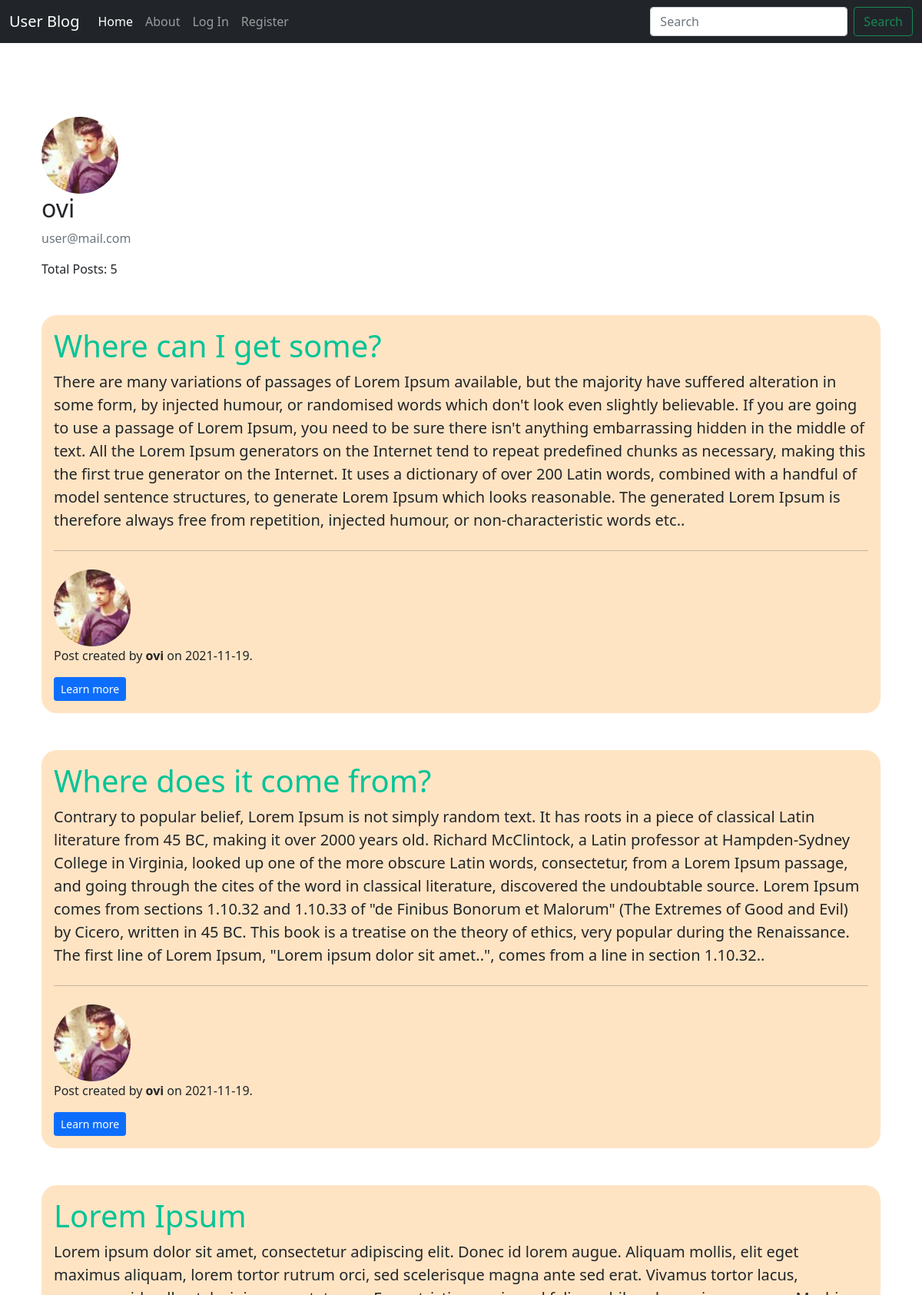
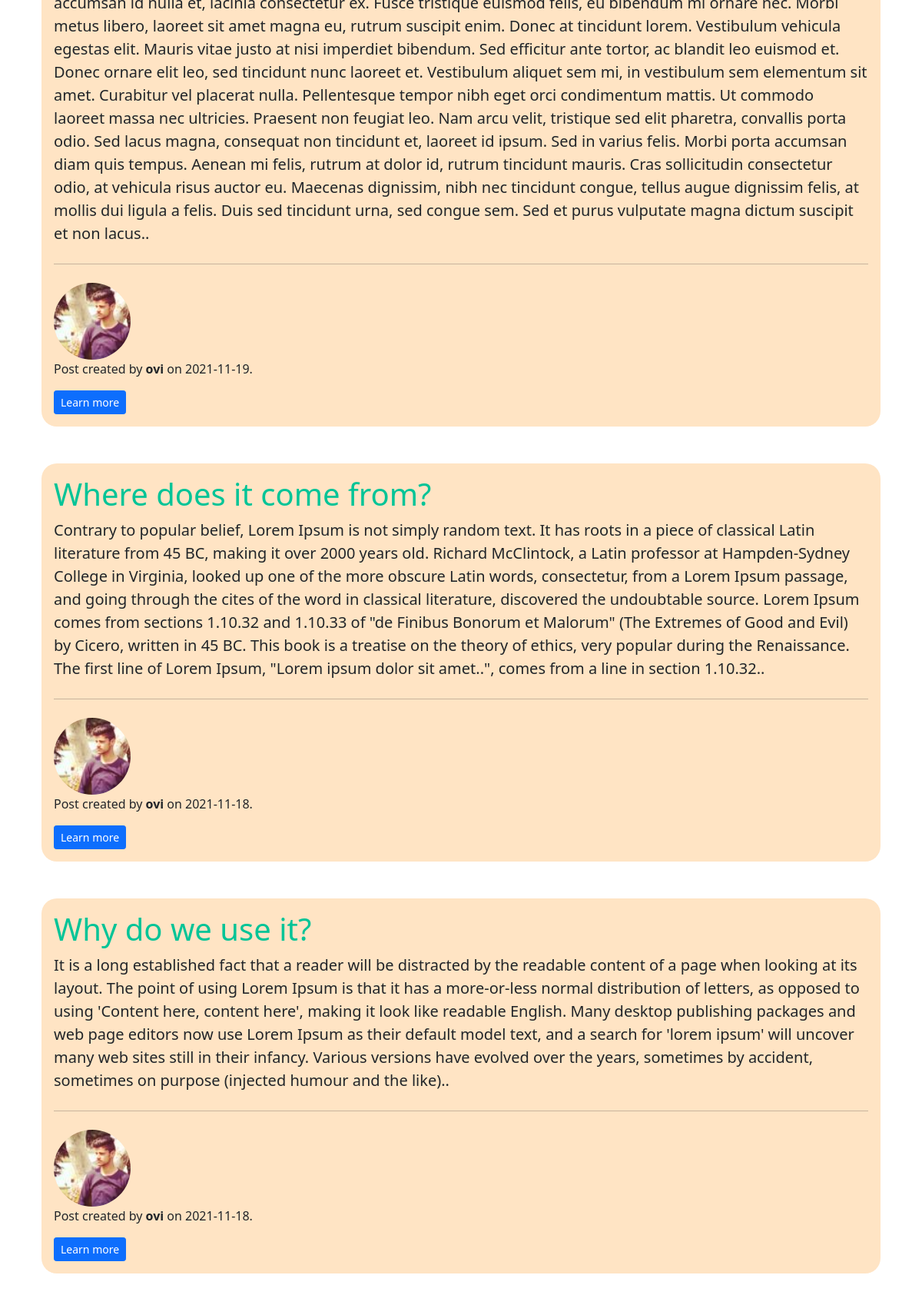
/user/ovi, run on the app's committed database (2 pictures, top to bottom).
### blog/models.py (models this page shows, shortened)
class User(db.Model, UserMixin):
    id = db.Column(db.Integer, primary_key=True)
    username = db.Column(db.String(20), unique=True, nullable=False)
    email = db.Column(db.String(120), unique=True, nullable=False)
    image_file = db.Column(db.String(20), nullable=False, default='default.jpg')
    password = db.Column(db.String(60), nullable=False)
    posts = db.relationship('Post', backref='author', lazy=True)

class Post(db.Model):
    id = db.Column(db.Integer, primary_key=True)
    title = db.Column(db.String(50), nullable=False)
    content = db.Column(db.Text, nullable=False)
    date_posted = db.Column(db.DateTime, nullable=False, default=datetime.utcnow)
    user_id = db.Column(db.Integer, db.ForeignKey('user.id'), nullable=False)

### blog/users/routes.py (the view)
@users.route('/user/<string:username>')
def user(username):
    user = User.query.filter_by(username=username).first_or_404()
    posts = Post.query.filter_by(author=user).order_by(Post.date_posted.desc()).all()
    total_posts = len(posts)
    return render_template('user.html', posts=posts, total_posts=total_posts, user=user)

### blog/templates/user.html
{% extends 'home.html' %}
{% block content %}
    <div class="container py-5">
        <div class="media">
        <img class="rounded-circle account-img" src="{{ url_for('static', filename='imgs/'+user.image_file) }}">
        <div class="media-body">
            <h2 class="account-heading">{{ user.username }}</h2>
            <p class="text-secondary">{{ user.email }}</p>
            <p>Total Posts: {{ total_posts }}</p>
        </div>
        </div>
        {% for post in posts %}
            <div class="jumbotron post-card p-3 mt-5">
                <h1 class="display-6 p-title">{{ post.title }}</h1>
                <p class="lead">{{ post.content }}.</p>
                <hr class="my-4">
                <img class="rounded-circle account-img" src="{{ url_for('static', filename='imgs/'+post.author.image_file) }}">
                <p>Post created by <b>{{ post.author.username }}</b> on {{ post.date_posted.strftime('%Y-%m-%d') }}.</p>
                <a class="btn btn-primary btn-sm" href="{{ url_for('posts.post', post_id=post.id) }}" role="button">Learn more</a>
            </div>
        {% endfor %}
    </div>
{% endblock content %}

### blog/static/main.css (style rules this page uses)
.post-card { background-color: bisque; border-radius: 20px; }
.account-img { width: 100px; height: 100px; object-fit: cover; object-position: bottom; }
.p-title { color: #00C497; }

### data on the page
User: image_file (picture), username "ovi", email "user@mail.com"
Post: title "Where can I get some?", content "There are many variations of passages of Lorem Ipsum available, but the majority have suffered alteration in some form, by injected humour, or randomised words which don't look even slightly believable. If you are going to use a passage of Lorem Ipsum, you need to be sure there isn't anything embarrassing hidden in the middle of text. All the Lorem Ipsum generators on the Internet tend to repeat predefined chunks as necessary, making this the first true generator on the Internet. It uses a dictionary of over 200 Latin words, combined with a handful of model sentence structures, to generate Lorem Ipsum which looks reasonable. The generated Lorem Ipsum is therefore always free from…", image_file (picture), author.username "ovi", date_posted "2021-11-19"
Post: title "Where does it come from?", content "Contrary to popular belief, Lorem Ipsum is not simply random text. It has roots in a piece of classical Latin literature from 45 BC, making it over 2000 years old. Richard McClintock, a Latin professor at Hampden-Sydney College in Virginia, looked up one of the more obscure Latin words, consectetur, from a Lorem Ipsum passage, and going through the cites of the word in classical literature, discovered the undoubtable source. Lorem Ipsum comes from sections 1.10.32 and 1.10.33 of \"de Finibus Bonorum et Malorum\" (The Extremes of Good and Evil) by Cicero, written in 45 BC. This book is a treatise on the theory of ethics, very popular during the Renaissance. The first line of Lorem Ipsum,…", image_file (picture), author.username "ovi", date_posted "2021-11-19"
Post: title "Lorem Ipsum", content "Lorem ipsum dolor sit amet, consectetur adipiscing elit. Donec id lorem augue. Aliquam mollis, elit eget maximus aliquam, lorem tortor rutrum orci, sed scelerisque magna ante sed erat. Vivamus tortor lacus, accumsan id nulla et, lacinia consectetur ex. Fusce tristique euismod felis, eu bibendum mi ornare nec. Morbi metus libero, laoreet sit amet magna eu, rutrum suscipit enim. Donec at tincidunt lorem. Vestibulum vehicula egestas elit. Mauris vitae justo at nisi imperdiet bibendum. Sed efficitur ante tortor, ac blandit leo euismod et. Donec ornare elit leo, sed tincidunt nunc laoreet et. Vestibulum aliquet sem mi, in vestibulum sem elementum sit amet. Curabitur vel placerat nulla.…", image_file (picture), author.username "ovi", date_posted "2021-11-19"
Post: title "Where does it come from?", content "Contrary to popular belief, Lorem Ipsum is not simply random text. It has roots in a piece of classical Latin literature from 45 BC, making it over 2000 years old. Richard McClintock, a Latin professor at Hampden-Sydney College in Virginia, looked up one of the more obscure Latin words, consectetur, from a Lorem Ipsum passage, and going through the cites of the word in classical literature, discovered the undoubtable source. Lorem Ipsum comes from sections 1.10.32 and 1.10.33 of \"de Finibus Bonorum et Malorum\" (The Extremes of Good and Evil) by Cicero, written in 45 BC. This book is a treatise on the theory of ethics, very popular during the Renaissance. The first line of Lorem Ipsum,…", image_file (picture), author.username "ovi", date_posted "2021-11-18"
Post: title "Why do we use it?", content "It is a long established fact that a reader will be distracted by the readable content of a page when looking at its layout. The point of using Lorem Ipsum is that it has a more-or-less normal distribution of letters, as opposed to using 'Content here, content here', making it look like readable English. Many desktop publishing packages and web page editors now use Lorem Ipsum as their default model text, and a search for 'lorem ipsum' will uncover many web sites still in their infancy. Various versions have evolved over the years, sometimes by accident, sometimes on purpose (injected humour and the like).", image_file (picture), author.username "ovi", date_posted "2021-11-18"

### other printed values
{{ total_posts }} "5"
